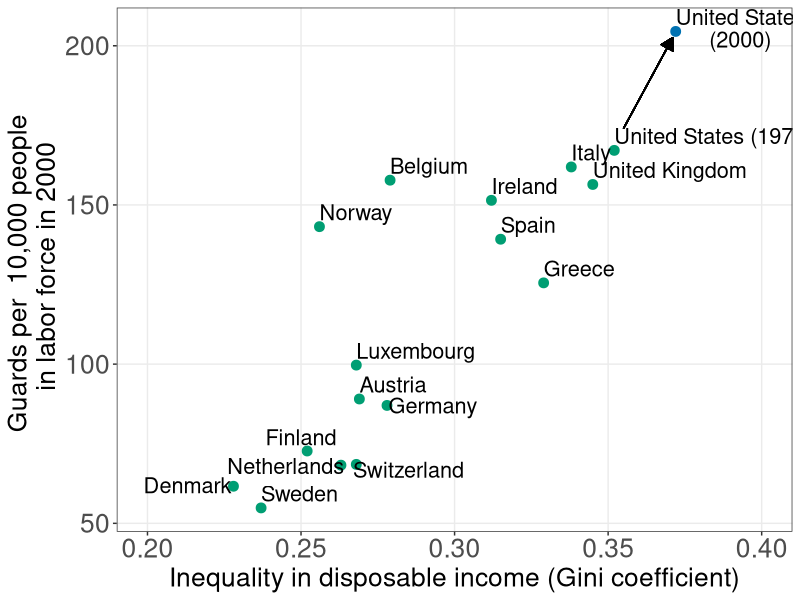
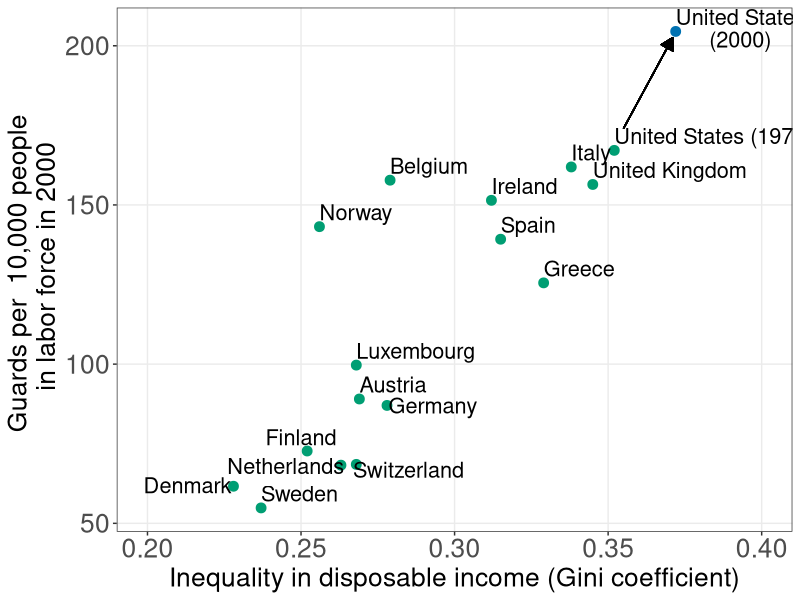

Write the R code that produced these figures, in order.
library(ggplot2)
library(readxl)
library(dplyr)
library(shape)

CBCols <- c("#009E73","#0072B2","#E69F00","#CC79A7", "#F0E442","#D55E00")

Data <- read_excel("public_mechanism/cross country figure data.xls")

Data <- Data %>%
  mutate(country  = na_if(country, "Switzerland")) %>%
  mutate(country = na_if(country, "Germany")) %>%
  mutate(country = na_if(country, "Finland")) %>%
  mutate(country = na_if(country, "Netherlands")) %>%
  mutate(country = na_if(country, "Denmark"))

Data <- 
  Data %>%
  mutate(highlight = if_else(codecountry == "US", 1, 0))

Plot <- ggplot(Data, aes(x = `gini post tax and transfer`, y = `protective services employees per 10000 workers in the labor force`)) + 
  geom_point(aes(group = country, color = factor(highlight)), size = 3) + 
  geom_text(aes(label = country), hjust = 0, vjust = -0.4, size =5.5) + 
  scale_x_continuous(limits = c(.2,.4)) + 
  scale_color_manual(values = c(CBCols[1], CBCols[2])) +
  theme_bw() + 
  theme(legend.position = "none",
        panel.grid.minor = element_blank(),
              axis.title = element_text(size = 19),
              axis.text = element_text(size = 19)) + 
  annotate("text", x = 0.285, y = 66.8, label = "Switzerland", size =5.5 ) + 
  annotate("text", x = 0.293, y = 87, label = "Germany", size =5.5 ) + 
  annotate("text", x = 0.25, y = 77, label = "Finland", size =5.5) +
  annotate("text", x = 0.245, y = 68, label = "Netherlands", size =5.5) + 
  annotate("text", x = 0.213, y = 62, label = "Denmark", size =5.5) +
  annotate("text", x = 0.393, y = 202, label = "(2000)", size =5.5) +
  ylab("Guards per  10,000 people \n in labor force in 2000") + 
  xlab("Inequality in disposable income (Gini coefficient)") + 
  geom_segment(
    aes(x = 0.355, y = 174, xend = 0.371, yend = 202.5),
    data = Data,
    arrow = arrow(length = unit(0.025, "npc"), 
                  type = "closed")
  )
  
  
Plot

ggsave(plot = Plot, "public_mechanism/cross_country.pdf", width = 9, height = 7, units = "in")
